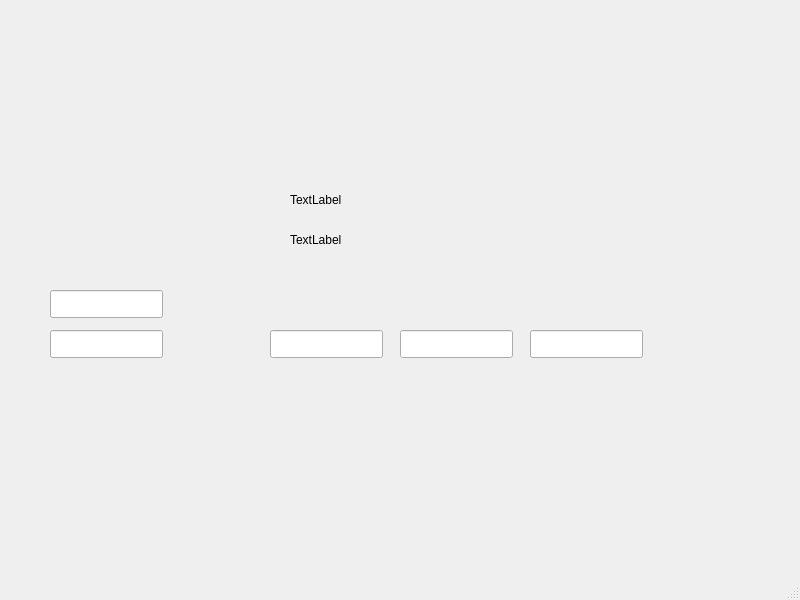
<?xml version="1.0" encoding="UTF-8"?>
<ui version="4.0">
 <class>MainWindow</class>
 <widget class="QMainWindow" name="MainWindow">
  <property name="geometry">
   <rect>
    <x>0</x>
    <y>0</y>
    <width>800</width>
    <height>600</height>
   </rect>
  </property>
  <property name="windowTitle">
   <string>MainWindow</string>
  </property>
  <widget class="QWidget" name="centralwidget">
   <widget class="QLineEdit" name="lineEdit">
    <property name="geometry">
     <rect>
      <x>50</x>
      <y>330</y>
      <width>113</width>
      <height>28</height>
     </rect>
    </property>
   </widget>
   <widget class="QLineEdit" name="lineEdit_2">
    <property name="geometry">
     <rect>
      <x>50</x>
      <y>290</y>
      <width>113</width>
      <height>28</height>
     </rect>
    </property>
   </widget>
   <widget class="QLineEdit" name="lineEdit_3">
    <property name="geometry">
     <rect>
      <x>270</x>
      <y>330</y>
      <width>113</width>
      <height>28</height>
     </rect>
    </property>
   </widget>
   <widget class="QLineEdit" name="sum">
    <property name="geometry">
     <rect>
      <x>400</x>
      <y>330</y>
      <width>113</width>
      <height>28</height>
     </rect>
    </property>
   </widget>
   <widget class="QLineEdit" name="sum_2">
    <property name="geometry">
     <rect>
      <x>530</x>
      <y>330</y>
      <width>113</width>
      <height>28</height>
     </rect>
    </property>
   </widget>
   <widget class="QLabel" name="label">
    <property name="geometry">
     <rect>
      <x>290</x>
      <y>190</y>
      <width>341</width>
      <height>20</height>
     </rect>
    </property>
    <property name="text">
     <string>TextLabel</string>
    </property>
   </widget>
   <widget class="QLabel" name="label_2">
    <property name="geometry">
     <rect>
      <x>290</x>
      <y>230</y>
      <width>341</width>
      <height>20</height>
     </rect>
    </property>
    <property name="text">
     <string>TextLabel</string>
    </property>
   </widget>
  </widget>
  <widget class="QMenuBar" name="menubar">
   <property name="geometry">
    <rect>
     <x>0</x>
     <y>0</y>
     <width>800</width>
     <height>21</height>
    </rect>
   </property>
  </widget>
  <widget class="QStatusBar" name="statusbar"/>
 </widget>
 <resources/>
 <connections/>
</ui>
